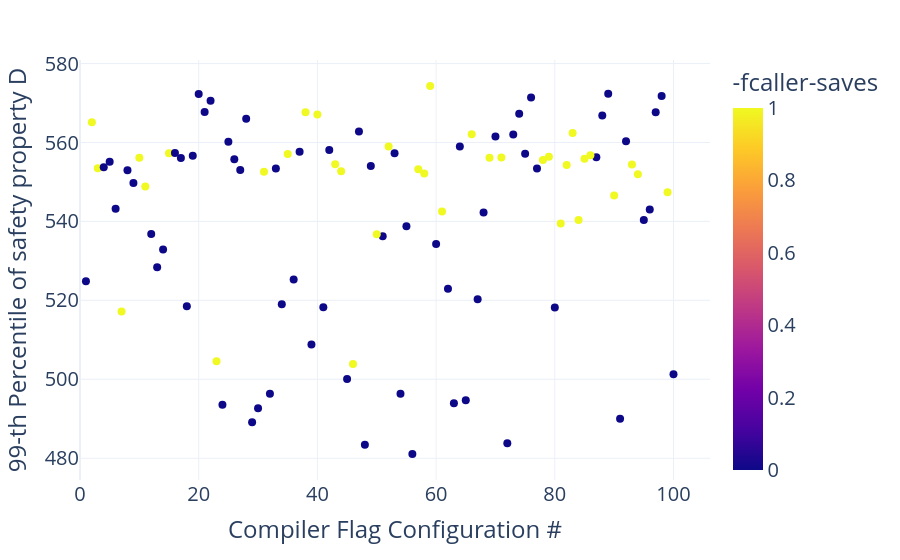

Write notebook code for a chart like this one.
### Code cell
# Create a scatter plot with the collected data
fig = plot(
    df_flags, 
    'file_id', 
    hover_fields=[
        '-freorder-functions', 
        '-fcaller-saves',
        '-fstore-merging'
    ],
    color_by='-fcaller-saves',
).update_layout(
    xaxis_title="Compiler Flag Configuration #", 
    yaxis_title="99-th Percentile of safety property D"
).update_yaxes(rangemode="normal")
# fig.update_traces(marker=dict(size=8), line=dict(width=3))
# fig.update_layout(ont=dict(size=24))
fig.show()

fig.write_image("mpc.pdf")

### Figure 1 — Plotly figure (JSON) as saved in the notebook; plotly's stock layout.template omitted (floating-point values rounded to 4 significant figures; data arrays with more than 128 entries replaced by an {"elided": "..."} marker saying what was removed)
{"data": [{"customdata": {"elided": "100x3 int values"}, "hovertemplate": "file_id=%{x}<br>p99=%{y}<br>-freorder-functions=%{customdata[0]}<br>-fcaller-saves=%{marker.color}<br>-fstore-merging=%{customdata[2]}<extra></extra>", "legendgroup": "", "line": {"width": 3}, "marker": {"color": [0, 0, 0, 0, 0, 0, 0, 0, 0, 0, 0, 0, 0, 1, 1, 0, 1, 0, 0, 0, 0, 0, 0, 0, 0, 0, 0, 0, 0, 1, 0, 0, 1, 0, 1, 0, 1, 0, 0, 1, 1, 1, 0, 1, 1, 1, 1, 0, 0, 1, 0, 0, 1, 0, 0, 1, 1, 1, 0, 1, 0, 1, 0, 1, 1, 1, 0, 1, 0, 1, 1, 0, 1, 0, 0, 0, 0, 1, 0, 0, 0, 0, 0, 1, 1, 0, 1, 0, 0, 1, 0, 0, 1, 0, 0, 0, 0, 0, 0, 1], "coloraxis": "coloraxis", "size": 8, "symbol": "circle"}, "mode": "markers", "name": "", "orientation": "v", "showlegend": false, "type": "scatter", "x": [56, 48, 72, 29, 91, 30, 24, 63, 65, 54, 32, 45, 100, 46, 23, 39, 7, 80, 41, 18, 34, 67, 62, 1, 36, 13, 14, 60, 51, 50, 12, 55, 81, 95, 84, 68, 61, 96, 6, 90, 99, 11, 9, 94, 58, 31, 44, 8, 27, 57, 33, 77, 3, 4, 49, 82, 93, 43, 5, 78, 26, 85, 17, 10, 69, 71, 87, 79, 19, 86, 35, 75, 15, 53, 16, 37, 42, 52, 64, 25, 92, 70, 73, 66, 83, 47, 2, 28, 88, 40, 74, 97, 38, 21, 22, 76, 98, 20, 89, 59], "xaxis": "x", "y": [481.1, 483.4, 483.8, 489.1, 490.0, 492.7, 493.6, 494.0, 494.7, 496.3, 496.4, 500.1, 501.3, 503.9, 504.6, 508.8, 517.2, 518.2, 518.2, 518.5, 519.0, 520.3, 522.9, 524.9, 525.3, 528.4, 532.9, 534.3, 536.3, 536.7, 536.8, 538.8, 539.4, 540.3, 540.4, 542.3, 542.5, 543.0, 543.2, 546.6, 547.4, 548.9, 549.7, 552.0, 552.2, 552.6, 552.7, 553.0, 553.0, 553.2, 553.4, 553.4, 553.4, 553.7, 554.0, 554.3, 554.4, 554.5, 555.1, 555.6, 555.8, 555.9, 556.0, 556.1, 556.1, 556.2, 556.3, 556.4, 556.7, 556.8, 557.1, 557.1, 557.3, 557.3, 557.3, 557.6, 558.1, 559.0, 559.0, 560.2, 560.3, 561.5, 562.1, 562.1, 562.4, 562.8, 565.1, 566.0, 566.8, 567.1, 567.3, 567.6, 567.7, 567.8, 570.6, 571.4, 571.8, 572.3, 572.4, 574.3], "yaxis": "y"}], "layout": {"coloraxis": {"colorbar": {"title": {"text": "-fcaller-saves"}}, "colorscale": [[0, "#0d0887"], [0.1111, "#46039f"], [0.2222, "#7201a8"], [0.3333, "#9c179e"], [0.4444, "#bd3786"], [0.5556, "#d8576b"], [0.6667, "#ed7953"], [0.7778, "#fb9f3a"], [0.8889, "#fdca26"], [1, "#f0f921"]]}, "font": {"size": 20}, "legend": {"tracegroupgap": 0}, "margin": {"t": 60}, "xaxis": {"anchor": "y", "domain": [0, 1], "rangemode": "tozero", "title": {"text": "Compiler Flag Configuration #"}}, "yaxis": {"anchor": "x", "domain": [0, 1], "rangemode": "normal", "title": {"text": "99-th Percentile of safety property D"}}}}
